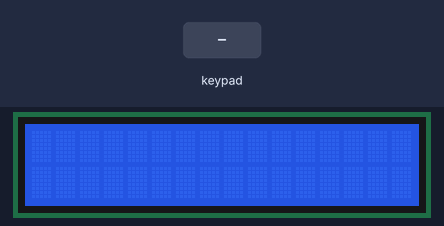
Recording of a sketch running on a simulated ESP8266 (NodeMCU). Shown: 16×2 character LCD. Inputs (shaded band) come from the test bench. WiFi joins after 1.5 s; servers stay silent unless stated; what the sketch prints to the serial monitor is not drawn.

Above: at 2.7 s.
2.8 s: key '#' pressed
At 4.6 s:
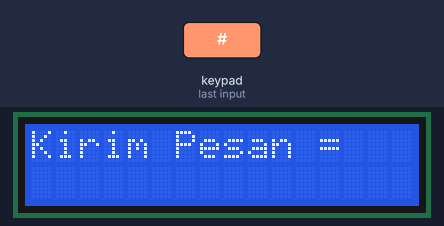
7.3 s: keypad keys 1 2 3 4 pressed 1.5 s apart
At 11.9 s:
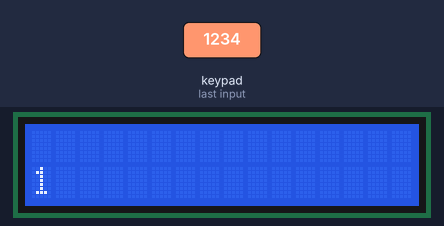
15.8 s: key '5' pressed
20.3 s: keypad keys 1 2 3 4 # pressed 1.5 s apart
At 29.7 s:
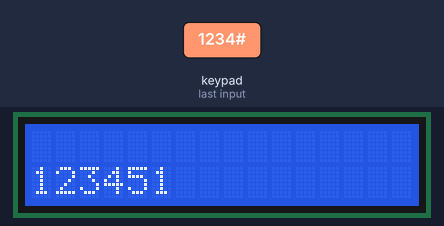
Timing chart, 0 to 31.2 s (numbered marks = the images above; inputs shaded):
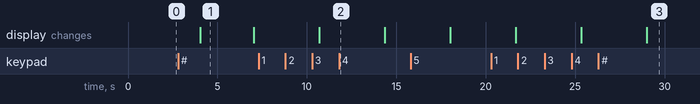

Measured:
- after the input at 2.8 s, the display: changes after 1.2 s (image 1)
- after the input at 7.3 s, the display: changes after 3.4 s (image 2)
- what the display in image 1 shows lasts 3.0 s, from 4.0 s to 7.0 s

The sketch:

NODE_B_CLIENT___KEYPAD.ino
```cpp
#define periodaKeypad         2000

#include <SPI.h>
#include <ESP8266WiFi.h>
#include <LiquidCrystal_I2C.h>
#include <Keypad.h>

LiquidCrystal_I2C lcd(0x27, 16, 2);

//char ssid[] = "TOWER_AP";               // SSID of your home WiFi
//char pass[] = "TOWER_AP_PASS";               // password of your home WiFi
char ssid[] = "iwan";               // SSID of your home WiFi
char pass[] = "cilibur2019";               // password of your home WiFi

unsigned long askTimer = 0;

IPAddress server(192,168,43,3);       // the fix IP address of the server
WiFiClient client;
String datax="Menunggu Pesan";
String answer;

const byte ROWS = 4;
const byte COLS = 3;
char keys[ROWS][COLS] = {
  {'1', '2', '3'},
  {'4', '5', '6'},
  {'7', '8', '9'},
  {'*', '0', '#'}
};
byte rowPins[ROWS] = {D1, D2, D3, D4};
byte colPins[COLS] = {D5, D6, D7};

Keypad keypad = Keypad( makeKeymap(keys), rowPins, colPins, ROWS, COLS );
int waktu_sebelumnya = 0;
int waktu_sebelumnya2 = 0;

char pad[11][11] = {
  "0 ",
  "1?!*#:=/+-",
  "2AaBbCc",
  "3DdEeFf",
  "4GgHhIi",
  "5JjKkLl",
  "6MmNnOo",
  "7PpQqRrSs",
  "8TtUuVvWw",
  "9XxYyZz",
};

byte padCounter;
char padChar;
bool padDitekan;
byte charCounter;
byte keySebelumnya;
char bufferKeypad[17];
char *bufferKeypadPtr;

long millisKeypad;

void setup() {
  Serial.begin(115200);               // only for debug
  lcd.begin();
  WiFi.begin(ssid, pass);             // connects to the WiFi router
  while (WiFi.status() != WL_CONNECTED) {
    Serial.println(".");
    delay(500);
  }
  Serial.println("Connected to wifi");
  Serial.print("Status: "); Serial.println(WiFi.status());    // Network parameters
  Serial.print("IP: ");     Serial.println(WiFi.localIP());
  Serial.print("Subnet: "); Serial.println(WiFi.subnetMask());
  Serial.print("Gateway: "); Serial.println(WiFi.gatewayIP());
  Serial.print("SSID: "); Serial.println(WiFi.SSID());
  Serial.print("Signal: "); Serial.println(WiFi.RSSI());
  resetInput();
  //lcd.setCursor(0,0); lcd.print("Menunggu Pesan");
}

void loop () {
unsigned long waktu_sekarang = millis();
unsigned long waktu_sekarang2 = millis();

if(waktu_sekarang - waktu_sebelumnya >= 10){
  waktu_sebelumnya = waktu_sekarang;
  client.connect(server, 80);   // Connection to the server
  //Serial.println(".");
  //client.println("Hello server! Are you sleeping?\r");  // sends the message to the server
  client.println(datax);
  answer = client.readStringUntil('\r');   // receives the answer from the sever
  //Serial.println("from server: " + answer);
   lcd.setCursor(0,0); lcd.print("                ");
   lcd.setCursor(0,0); lcd.print(answer);
   //lcd.setCursor(padCounter, 1);
   //lcd.blink();
  client.flush();
}

if(waktu_sekarang2 - waktu_sebelumnya2 >= 0){
  waktu_sebelumnya2 = waktu_sekarang2;
 panggilKeypad();
}

}


void panggilKeypad() {
  char key = keypad.getKey();

  if (key) {
    switch (key)
    {
      case '0':
      case '1':
      case '2':
      case '3':
      case '4':
      case '5':
      case '6':
      case '7':
      case '8':
      case '9':

        millisKeypad = millis() + periodaKeypad;
        if ((key == keySebelumnya) || (keySebelumnya == 0))
        {
          padChar = pad[key - '0'][charCounter];
          keySebelumnya = key;
        }
        else if ((padDitekan) && (padCounter < sizeof(bufferKeypad) - 1))
        {
          *bufferKeypadPtr++ = padChar;
          keySebelumnya = key;
          charCounter = 0;
          padCounter++;
          padChar = pad[key - '0'][charCounter];
        }

        padDitekan = true;

        lcd.setCursor(padCounter, 1);
        lcd.print(padChar);
        Serial.println(padChar);
        lcd.setCursor(padCounter, 1);

        charCounter++;
        if (!pad[key - '0'][charCounter])
        {
          charCounter = 0;
        }
        break;

      case '*':
        if (padCounter)
        {
          if (keySebelumnya)
          {
            keySebelumnya = 0;
          }
          lcd.setCursor(padCounter, 1);
          lcd.print(' ');
          charCounter = 0;
          padCounter--;
          bufferKeypadPtr--;
          padChar = *bufferKeypadPtr;

          lcd.setCursor(padCounter, 1);
        }
        else
        {
          resetInput();
        }
        break;
      case '#':
        if ((padDitekan) && (padCounter < sizeof(bufferKeypad) - 1))
        {
          *bufferKeypadPtr++ = padChar;
        }
        *bufferKeypadPtr = 0;

        Serial.print("String input = ");
        Serial.println(bufferKeypad);
        datax=bufferKeypad;
        lcd.clear();
        //lcd.noBlink();
        lcd.setCursor(0, 0);
        lcd.print("Kirim Pesan = ");
        lcd.setCursor(0, 1);
        lcd.print(bufferKeypad);
        delay(3000);

        resetInput();
        break;
    }

  }

  if ((padDitekan) && (padCounter < sizeof(bufferKeypad) - 1))
  {
    if (millisKeypad < millis())
    {
      *bufferKeypadPtr++ = padChar;
      keySebelumnya = key;
      charCounter = 0;
      padCounter++;
      padDitekan = false;

      lcd.setCursor(padCounter, 1);
      lcd.print(' ');
      lcd.setCursor(padCounter, 1);
    }
  }
}

void resetInput()
{
  bufferKeypadPtr = bufferKeypad;
  charCounter = 0;
  padCounter = 0;
  keySebelumnya = 0;
  padDitekan = false;

  lcd.clear();
  //lcd.print("Masukkan string");
  //lcd.setCursor(0,0); lcd.print("Menunggu Pesan");
  //lcd.setCursor(padCounter, 1);
  //lcd.blink();
}
```
